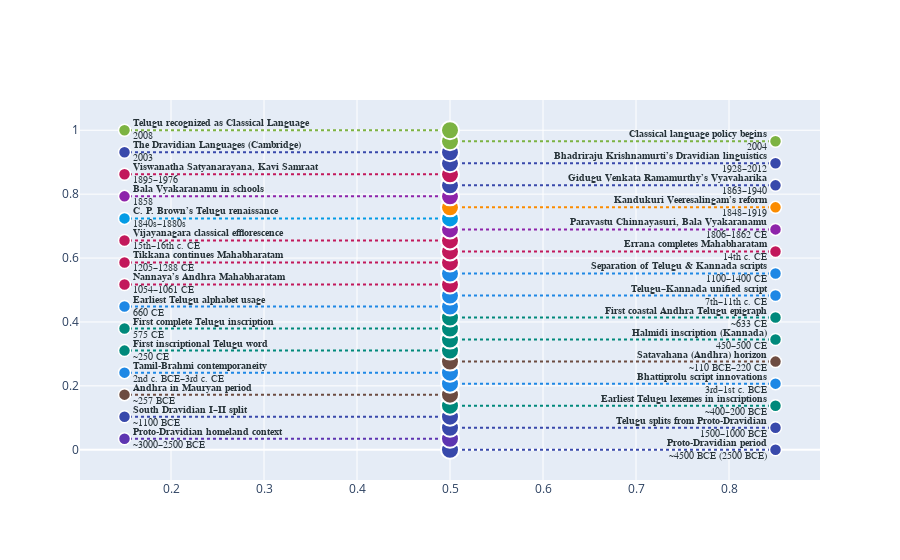

The notebook cell this image was saved under:
### Code cell
# 5. Label markers (compact display, HOVER for details)
fig.add_trace(go.Scatter(
    x=df["x_label"], y=df["y_pos"],
    mode='markers+text',
    marker=dict(size=12, color=df["color"], 
                line=dict(color='white', width=1.5)),
    text=df["display_text"],
    textposition=['middle left' if s > 0 else 'middle right' for s in df["side"]],
    textfont=dict(size=10, family='Arial', color='#263238'),
    hovertext=df["hover_text"],
    hovertemplate='%{hovertext}<extra></extra>',
    showlegend=False
))

### Figure 1 — Plotly figure (JSON) as saved in the notebook; plotly's stock layout.template omitted (floating-point values rounded to 4 significant figures)
{"data": [{"hoverinfo": "skip", "line": {"color": "#546e7a", "width": 4}, "mode": "lines", "showlegend": false, "type": "scatter", "x": [0.5, 0.5], "y": [0, 1]}, {"hoverinfo": "skip", "line": {"color": "#3949ab", "dash": "dot", "width": 2}, "mode": "lines", "showlegend": false, "type": "scatter", "x": [0.5, 0.85], "y": [0, 0]}, {"hoverinfo": "skip", "line": {"color": "#5e35b1", "dash": "dot", "width": 2}, "mode": "lines", "showlegend": false, "type": "scatter", "x": [0.5, 0.15], "y": [0.03448, 0.03448]}, {"hoverinfo": "skip", "line": {"color": "#3949ab", "dash": "dot", "width": 2}, "mode": "lines", "showlegend": false, "type": "scatter", "x": [0.5, 0.85], "y": [0.06897, 0.06897]}, {"hoverinfo": "skip", "line": {"color": "#3949ab", "dash": "dot", "width": 2}, "mode": "lines", "showlegend": false, "type": "scatter", "x": [0.5, 0.15], "y": [0.1034, 0.1034]}, {"hoverinfo": "skip", "line": {"color": "#00897b", "dash": "dot", "width": 2}, "mode": "lines", "showlegend": false, "type": "scatter", "x": [0.5, 0.85], "y": [0.1379, 0.1379]}, {"hoverinfo": "skip", "line": {"color": "#6d4c41", "dash": "dot", "width": 2}, "mode": "lines", "showlegend": false, "type": "scatter", "x": [0.5, 0.15], "y": [0.1724, 0.1724]}, {"hoverinfo": "skip", "line": {"color": "#1e88e5", "dash": "dot", "width": 2}, "mode": "lines", "showlegend": false, "type": "scatter", "x": [0.5, 0.85], "y": [0.2069, 0.2069]}, {"hoverinfo": "skip", "line": {"color": "#1e88e5", "dash": "dot", "width": 2}, "mode": "lines", "showlegend": false, "type": "scatter", "x": [0.5, 0.15], "y": [0.2414, 0.2414]}, {"hoverinfo": "skip", "line": {"color": "#6d4c41", "dash": "dot", "width": 2}, "mode": "lines", "showlegend": false, "type": "scatter", "x": [0.5, 0.85], "y": [0.2759, 0.2759]}, {"hoverinfo": "skip", "line": {"color": "#00897b", "dash": "dot", "width": 2}, "mode": "lines", "showlegend": false, "type": "scatter", "x": [0.5, 0.15], "y": [0.3103, 0.3103]}, {"hoverinfo": "skip", "line": {"color": "#00897b", "dash": "dot", "width": 2}, "mode": "lines", "showlegend": false, "type": "scatter", "x": [0.5, 0.85], "y": [0.3448, 0.3448]}, {"hoverinfo": "skip", "line": {"color": "#00897b", "dash": "dot", "width": 2}, "mode": "lines", "showlegend": false, "type": "scatter", "x": [0.5, 0.15], "y": [0.3793, 0.3793]}, {"hoverinfo": "skip", "line": {"color": "#00897b", "dash": "dot", "width": 2}, "mode": "lines", "showlegend": false, "type": "scatter", "x": [0.5, 0.85], "y": [0.4138, 0.4138]}, {"hoverinfo": "skip", "line": {"color": "#1e88e5", "dash": "dot", "width": 2}, "mode": "lines", "showlegend": false, "type": "scatter", "x": [0.5, 0.15], "y": [0.4483, 0.4483]}, {"hoverinfo": "skip", "line": {"color": "#1e88e5", "dash": "dot", "width": 2}, "mode": "lines", "showlegend": false, "type": "scatter", "x": [0.5, 0.85], "y": [0.4828, 0.4828]}, {"hoverinfo": "skip", "line": {"color": "#c2185b", "dash": "dot", "width": 2}, "mode": "lines", "showlegend": false, "type": "scatter", "x": [0.5, 0.15], "y": [0.5172, 0.5172]}, {"hoverinfo": "skip", "line": {"color": "#1e88e5", "dash": "dot", "width": 2}, "mode": "lines", "showlegend": false, "type": "scatter", "x": [0.5, 0.85], "y": [0.5517, 0.5517]}, {"hoverinfo": "skip", "line": {"color": "#c2185b", "dash": "dot", "width": 2}, "mode": "lines", "showlegend": false, "type": "scatter", "x": [0.5, 0.15], "y": [0.5862, 0.5862]}, {"hoverinfo": "skip", "line": {"color": "#c2185b", "dash": "dot", "width": 2}, "mode": "lines", "showlegend": false, "type": "scatter", "x": [0.5, 0.85], "y": [0.6207, 0.6207]}, {"hoverinfo": "skip", "line": {"color": "#c2185b", "dash": "dot", "width": 2}, "mode": "lines", "showlegend": false, "type": "scatter", "x": [0.5, 0.15], "y": [0.6552, 0.6552]}, {"hoverinfo": "skip", "line": {"color": "#8e24aa", "dash": "dot", "width": 2}, "mode": "lines", "showlegend": false, "type": "scatter", "x": [0.5, 0.85], "y": [0.6897, 0.6897]}, {"hoverinfo": "skip", "line": {"color": "#039be5", "dash": "dot", "width": 2}, "mode": "lines", "showlegend": false, "type": "scatter", "x": [0.5, 0.15], "y": [0.7241, 0.7241]}, {"hoverinfo": "skip", "line": {"color": "#fb8c00", "dash": "dot", "width": 2}, "mode": "lines", "showlegend": false, "type": "scatter", "x": [0.5, 0.85], "y": [0.7586, 0.7586]}, {"hoverinfo": "skip", "line": {"color": "#8e24aa", "dash": "dot", "width": 2}, "mode": "lines", "showlegend": false, "type": "scatter", "x": [0.5, 0.15], "y": [0.7931, 0.7931]}, {"hoverinfo": "skip", "line": {"color": "#3949ab", "dash": "dot", "width": 2}, "mode": "lines", "showlegend": false, "type": "scatter", "x": [0.5, 0.85], "y": [0.8276, 0.8276]}, {"hoverinfo": "skip", "line": {"color": "#c2185b", "dash": "dot", "width": 2}, "mode": "lines", "showlegend": false, "type": "scatter", "x": [0.5, 0.15], "y": [0.8621, 0.8621]}, {"hoverinfo": "skip", "line": {"color": "#3949ab", "dash": "dot", "width": 2}, "mode": "lines", "showlegend": false, "type": "scatter", "x": [0.5, 0.85], "y": [0.8966, 0.8966]}, {"hoverinfo": "skip", "line": {"color": "#3949ab", "dash": "dot", "width": 2}, "mode": "lines", "showlegend": false, "type": "scatter", "x": [0.5, 0.15], "y": [0.931, 0.931]}, {"hoverinfo": "skip", "line": {"color": "#7cb342", "dash": "dot", "width": 2}, "mode": "lines", "showlegend": false, "type": "scatter", "x": [0.5, 0.85], "y": [0.9655, 0.9655]}, {"hoverinfo": "skip", "line": {"color": "#7cb342", "dash": "dot", "width": 2}, "mode": "lines", "showlegend": false, "type": "scatter", "x": [0.5, 0.15], "y": [1, 1]}, {"hovertemplate": "%{text}<extra></extra>", "marker": {"color": ["#3949ab", "#5e35b1", "#3949ab", "#3949ab", "#00897b", "#6d4c41", "#1e88e5", "#1e88e5", "#6d4c41", "#00897b", "#00897b", "#00897b", "#00897b", "#1e88e5", "#1e88e5", "#c2185b", "#1e88e5", "#c2185b", "#c2185b", "#c2185b", "#8e24aa", "#039be5", "#fb8c00", "#8e24aa", "#3949ab", "#c2185b", "#3949ab", "#3949ab", "#7cb342", "#7cb342"], "line": {"color": "white", "width": 2}, "size": 18}, "mode": "markers", "showlegend": false, "text": ["<b>Proto-Dravidian period</b><br><b>Period:</b> ~4500 BCE (2500 BCE)<br><b>Category:</b> Linguistics<br><br><b>Evidence:</b><br>Bayesian phylogenetics; comparative-historical linguistics<br><br><b>Description:</b><br>Proto-Dravidian dated to ~4,500 years before present; linguistic reconstruction anchors Dravidian family origins.<br><br><b>References:</b> [web:240][web:251][web:187][web:184]", "<b>Proto-Dravidian homeland context</b><br><b>Period:</b> ~3000–2500 BCE<br><b>Category:</b> Archaeology<br><br><b>Evidence:</b><br>Archaeolinguistics; cultural lexicon (agriculture, metallurgy, ecology)<br><br><b>Description:</b><br>Lexical reconstructions imply Southern Neolithic cultural ecology in peninsular India.<br><br><b>References:</b> [web:184][web:187]", "<b>Telugu splits from Proto-Dravidian</b><br><b>Period:</b> 1500–1000 BCE<br><b>Category:</b> Linguistics<br><br><b>Evidence:</b><br>Comparative phonological reconstruction; family tree topology<br><br><b>Description:</b><br>Telugu diverges as South-Central Dravidian branch, distinct from Tamil branch.<br><br><b>References:</b> [web:240][web:251]", "<b>South Dravidian I–II split</b><br><b>Period:</b> ~1100 BCE<br><b>Category:</b> Linguistics<br><br><b>Evidence:</b><br>Phylogenetic dating; subgroup innovations<br><br><b>Description:</b><br>South Dravidian split (~1100 BCE) separates Telugu lineage from South Dravidian I (e.g., Tamil).<br><br><b>References:</b> [web:240][web:251]", "<b>Earliest Telugu lexemes in inscriptions</b><br><b>Period:</b> ~400–200 BCE<br><b>Category:</b> Epigraphy<br><br><b>Evidence:</b><br>Bhattiprolu casket inscriptions; paleographic analysis<br><br><b>Description:</b><br>Prakrit inscriptions in the Andhra region include Telugu words; Dravidian-oriented letter forms emerge.<br><br><b>References:</b> [web:179][web:183][web:18][web:69]", "<b>Andhra in Mauryan period</b><br><b>Period:</b> ~257 BCE<br><b>Category:</b> History<br><br><b>Evidence:</b><br>Classical references; regional historiography<br><br><b>Description:</b><br>‘Andhra’ appears as a regional-linguistic identity during/near Mauryan horizons.<br><br><b>References:</b> [web:184][web:190]", "<b>Bhattiprolu script innovations</b><br><b>Period:</b> 3rd–1st c. BCE<br><b>Category:</b> Script<br><br><b>Evidence:</b><br>Paleography; structural features (inherent vowel discarded; distinct glyphs)<br><br><b>Description:</b><br>Brahmi variant adapted for Dravidian phonology; inscriptions are in Prakrit though letterforms suit Dravidian.<br><br><b>References:</b> [web:2][web:18][web:69]", "<b>Tamil-Brahmi contemporaneity</b><br><b>Period:</b> 2nd c. BCE–3rd c. CE<br><b>Category:</b> Script<br><br><b>Evidence:</b><br>Southern Brahmi adaptations; Dravidian morphophonology in script<br><br><b>Description:</b><br>Parallel southern Brahmi stream evidences Dravidian-motivated orthographic reforms.<br><br><b>References:</b> [web:137]", "<b>Satavahana (Andhra) horizon</b><br><b>Period:</b> ~110 BCE–220 CE<br><b>Category:</b> History<br><br><b>Evidence:</b><br>Epigraphy and coinage; Purāṇic notice<br><br><b>Description:</b><br>Satavahanas identified as ‘Andhra’; inscriptions largely in Prakrit amidst Telugu-speaking substrate.<br><br><b>References:</b> [web:305][web:308][web:310]", "<b>First inscriptional Telugu word</b><br><b>Period:</b> ~250 CE<br><b>Category:</b> Epigraphy<br><br><b>Evidence:</b><br>Nagarjunakonda/Amaravati sphere; lexeme ‘Nagabu’ attested<br><br><b>Description:</b><br>Early Telugu lexeme in stone records marks transition to identifiable Telugu within inscriptions.<br><br><b>References:</b> [web:188][web:315]", "<b>Halmidi inscription (Kannada)</b><br><b>Period:</b> 450–500 CE<br><b>Category:</b> Epigraphy<br><br><b>Evidence:</b><br>Kadamba script; earliest Kannada-language epigraph<br><br><b>Description:</b><br>Demonstrates the early South-Western script continuum related to later Telugu-Kannada developments.<br><br><b>References:</b> [web:103][web:105][web:109]", "<b>First complete Telugu inscription</b><br><b>Period:</b> 575 CE<br><b>Category:</b> Epigraphy<br><br><b>Evidence:</b><br>Renati Chola records (Kadapa region)<br><br><b>Description:</b><br>Telugu becomes an administrative inscriptional language with full syntactic deployment.<br><br><b>References:</b> [web:104][web:180][web:188][web:110]", "<b>First coastal Andhra Telugu epigraph</b><br><b>Period:</b> ~633 CE<br><b>Category:</b> Epigraphy<br><br><b>Evidence:</b><br>Early Āndhradeśa corpus survey<br><br><b>Description:</b><br>Geographical expansion of written Telugu into coastal tracts is epigraphically visible.<br><br><b>References:</b> [web:183]", "<b>Earliest Telugu alphabet usage</b><br><b>Period:</b> 660 CE<br><b>Category:</b> Script<br><br><b>Evidence:</b><br>Vikramaditya I inscription; Sanskrit in Telugu-Kannada script<br><br><b>Description:</b><br>Shows early deployment of Telugu-Kannada glyph forms for writing non-Telugu language content.<br><br><b>References:</b> [web:186]", "<b>Telugu–Kannada unified script</b><br><b>Period:</b> 7th–11th c. CE<br><b>Category:</b> Script<br><br><b>Evidence:</b><br>Kadamba → Telugu-Kannada continuum; Eastern Chalukya diffusion<br><br><b>Description:</b><br>Shared akshara system serves both languages for several centuries before stylistic divergence.<br><br><b>References:</b> [web:21][web:42][web:49][web:85]", "<b>Nannaya’s Andhra Mahabharatam</b><br><b>Period:</b> 1054–1061 CE<br><b>Category:</b> Literature<br><br><b>Evidence:</b><br>Court patronage (Raja Raja Narendra); early champu style<br><br><b>Description:</b><br>Adi Kavi Nannaya inaugurates classical Telugu literature and codifies literary register.<br><br><b>References:</b> [web:215][web:222][web:224][web:212]", "<b>Separation of Telugu & Kannada scripts</b><br><b>Period:</b> 1100–1400 CE<br><b>Category:</b> Script<br><br><b>Evidence:</b><br>Paleographic drift; regional styles<br><br><b>Description:</b><br>Unified Telugu–Kannada script differentiates into distinct modern trajectories over three centuries.<br><br><b>References:</b> [web:21][web:85][web:87]", "<b>Tikkana continues Mahabharatam</b><br><b>Period:</b> 1205–1288 CE<br><b>Category:</b> Literature<br><br><b>Evidence:</b><br>Kakatiya-era literary expansion; Ubhaya Kavi Mitrudu<br><br><b>Description:</b><br>Translates 15 later parvas, sustaining high classical style and literary continuity.<br><br><b>References:</b> [web:213][web:216][web:219]", "<b>Errana completes Mahabharatam</b><br><b>Period:</b> 14th c. CE<br><b>Category:</b> Literature<br><br><b>Evidence:</b><br>Completion of Aranya Parvam remainder<br><br><b>Description:</b><br>Kavitrayam’s 300-year project defines Telugu classicism and autonomous literary identity.<br><br><b>References:</b> [web:222]", "<b>Vijayanagara classical efflorescence</b><br><b>Period:</b> 15th–16th c. CE<br><b>Category:</b> Literature<br><br><b>Evidence:</b><br>Ashtadiggajas; Peddana’s Manucharitramu<br><br><b>Description:</b><br>Telugu reaches classical zenith at imperial court with ornate prabandha tradition.<br><br><b>References:</b> [web:220][web:214][web:226]", "<b>Paravastu Chinnayasuri, Bala Vyakaranamu</b><br><b>Period:</b> 1806–1862 CE<br><b>Category:</b> Grammar<br><br><b>Evidence:</b><br>Paninian framing of Telugu; prescriptive codification<br><br><b>Description:</b><br>Standardizes Grandhika register and pedagogy; entrenches diglossia with Vyavaharika.<br><br><b>References:</b> [web:247][web:253][web:250]", "<b>C. P. Brown’s Telugu renaissance</b><br><b>Period:</b> 1840s–1880s<br><b>Category:</b> Lexicography<br><br><b>Evidence:</b><br>Dictionaries; manuscript rescue; critical editions<br><br><b>Description:</b><br>Systematic preservation and lexicographic standards prevent severe loss of classical corpus.<br><br><b>References:</b> [web:276][web:285][web:288]", "<b>Kandukuri Veeresalingam’s reform</b><br><b>Period:</b> 1848–1919<br><b>Category:</b> Modernity<br><br><b>Evidence:</b><br>First Telugu novel; widow remarriage; journals<br><br><b>Description:</b><br>Harnesses Telugu for social reform, women’s education, and modern prose.<br><br><b>References:</b> [web:277][web:283][web:289][web:274]", "<b>Bala Vyakaranamu in schools</b><br><b>Period:</b> 1858<br><b>Category:</b> Grammar<br><br><b>Evidence:</b><br>Educational standardization of prescriptive grammar<br><br><b>Description:</b><br>Codified norms pervade curricula, shaping prose and formal instruction.<br><br><b>References:</b> [web:250][web:247]", "<b>Gidugu Venkata Ramamurthy’s Vyavaharika</b><br><b>Period:</b> 1863–1940<br><b>Category:</b> Linguistics<br><br><b>Evidence:</b><br>Colloquial advocacy; Savara linguistics<br><br><b>Description:</b><br>Establishes linguistic democracy prioritizing spoken Telugu; August 29 observed as Telugu Language Day.<br><br><b>References:</b> [web:252][web:246][web:249][web:255]", "<b>Viswanatha Satyanarayana, Kavi Samraat</b><br><b>Period:</b> 1895–1976<br><b>Category:</b> Literature<br><br><b>Evidence:</b><br>Jnanpith 1970; classical meters in modern oeuvre<br><br><b>Description:</b><br>Demonstrates modern classical mastery with vast, genre-spanning contributions.<br><br><b>References:</b> [web:278][web:272][web:284]", "<b>Bhadriraju Krishnamurti’s Dravidian linguistics</b><br><b>Period:</b> 1928–2012<br><b>Category:</b> Linguistics<br><br><b>Evidence:</b><br>Telugu Verbal Bases (1961); The Dravidian Languages (2003)<br><br><b>Description:</b><br>Indigenous scholar synthesizes insider knowledge with rigorous comparative method.<br><br><b>References:</b> [web:245][web:251][web:263][web:232]", "<b>The Dravidian Languages (Cambridge)</b><br><b>Period:</b> 2003<br><b>Category:</b> Linguistics<br><br><b>Evidence:</b><br>Comprehensive synthesis; standard reference<br><br><b>Description:</b><br>Definitive framework for Dravidian comparative linguistics and Telugu’s place within it.<br><br><b>References:</b> [web:251][web:263]", "<b>Classical language policy begins</b><br><b>Period:</b> 2004<br><b>Category:</b> Policy<br><br><b>Evidence:</b><br>Government criteria; expert committee<br><br><b>Description:</b><br>Criteria codified for classical status; Tamil designated first under policy.<br><br><b>References:</b> [web:309][web:312]", "<b>Telugu recognized as Classical Language</b><br><b>Period:</b> 2008<br><b>Category:</b> Policy<br><br><b>Evidence:</b><br>Government notification; legal scrutiny later upheld<br><br><b>Description:</b><br>Documentation on antiquity, independent literature, and continuity secures classical status.<br><br><b>References:</b> [web:307][web:309][web:312][web:314]"], "type": "scatter", "x": [0.5, 0.5, 0.5, 0.5, 0.5, 0.5, 0.5, 0.5, 0.5, 0.5, 0.5, 0.5, 0.5, 0.5, 0.5, 0.5, 0.5, 0.5, 0.5, 0.5, 0.5, 0.5, 0.5, 0.5, 0.5, 0.5, 0.5, 0.5, 0.5, 0.5], "y": [0.0, 0.03448, 0.06897, 0.1034, 0.1379, 0.1724, 0.2069, 0.2414, 0.2759, 0.3103, 0.3448, 0.3793, 0.4138, 0.4483, 0.4828, 0.5172, 0.5517, 0.5862, 0.6207, 0.6552, 0.6897, 0.7241, 0.7586, 0.7931, 0.8276, 0.8621, 0.8966, 0.931, 0.9655, 1.0]}, {"hovertemplate": "%{hovertext}<extra></extra>", "hovertext": ["<b>Proto-Dravidian period</b><br><b>Period:</b> ~4500 BCE (2500 BCE)<br><b>Category:</b> Linguistics<br><br><b>Evidence:</b><br>Bayesian phylogenetics; comparative-historical linguistics<br><br><b>Description:</b><br>Proto-Dravidian dated to ~4,500 years before present; linguistic reconstruction anchors Dravidian family origins.<br><br><b>References:</b> [web:240][web:251][web:187][web:184]", "<b>Proto-Dravidian homeland context</b><br><b>Period:</b> ~3000–2500 BCE<br><b>Category:</b> Archaeology<br><br><b>Evidence:</b><br>Archaeolinguistics; cultural lexicon (agriculture, metallurgy, ecology)<br><br><b>Description:</b><br>Lexical reconstructions imply Southern Neolithic cultural ecology in peninsular India.<br><br><b>References:</b> [web:184][web:187]", "<b>Telugu splits from Proto-Dravidian</b><br><b>Period:</b> 1500–1000 BCE<br><b>Category:</b> Linguistics<br><br><b>Evidence:</b><br>Comparative phonological reconstruction; family tree topology<br><br><b>Description:</b><br>Telugu diverges as South-Central Dravidian branch, distinct from Tamil branch.<br><br><b>References:</b> [web:240][web:251]", "<b>South Dravidian I–II split</b><br><b>Period:</b> ~1100 BCE<br><b>Category:</b> Linguistics<br><br><b>Evidence:</b><br>Phylogenetic dating; subgroup innovations<br><br><b>Description:</b><br>South Dravidian split (~1100 BCE) separates Telugu lineage from South Dravidian I (e.g., Tamil).<br><br><b>References:</b> [web:240][web:251]", "<b>Earliest Telugu lexemes in inscriptions</b><br><b>Period:</b> ~400–200 BCE<br><b>Category:</b> Epigraphy<br><br><b>Evidence:</b><br>Bhattiprolu casket inscriptions; paleographic analysis<br><br><b>Description:</b><br>Prakrit inscriptions in the Andhra region include Telugu words; Dravidian-oriented letter forms emerge.<br><br><b>References:</b> [web:179][web:183][web:18][web:69]", "<b>Andhra in Mauryan period</b><br><b>Period:</b> ~257 BCE<br><b>Category:</b> History<br><br><b>Evidence:</b><br>Classical references; regional historiography<br><br><b>Description:</b><br>‘Andhra’ appears as a regional-linguistic identity during/near Mauryan horizons.<br><br><b>References:</b> [web:184][web:190]", "<b>Bhattiprolu script innovations</b><br><b>Period:</b> 3rd–1st c. BCE<br><b>Category:</b> Script<br><br><b>Evidence:</b><br>Paleography; structural features (inherent vowel discarded; distinct glyphs)<br><br><b>Description:</b><br>Brahmi variant adapted for Dravidian phonology; inscriptions are in Prakrit though letterforms suit Dravidian.<br><br><b>References:</b> [web:2][web:18][web:69]", "<b>Tamil-Brahmi contemporaneity</b><br><b>Period:</b> 2nd c. BCE–3rd c. CE<br><b>Category:</b> Script<br><br><b>Evidence:</b><br>Southern Brahmi adaptations; Dravidian morphophonology in script<br><br><b>Description:</b><br>Parallel southern Brahmi stream evidences Dravidian-motivated orthographic reforms.<br><br><b>References:</b> [web:137]", "<b>Satavahana (Andhra) horizon</b><br><b>Period:</b> ~110 BCE–220 CE<br><b>Category:</b> History<br><br><b>Evidence:</b><br>Epigraphy and coinage; Purāṇic notice<br><br><b>Description:</b><br>Satavahanas identified as ‘Andhra’; inscriptions largely in Prakrit amidst Telugu-speaking substrate.<br><br><b>References:</b> [web:305][web:308][web:310]", "<b>First inscriptional Telugu word</b><br><b>Period:</b> ~250 CE<br><b>Category:</b> Epigraphy<br><br><b>Evidence:</b><br>Nagarjunakonda/Amaravati sphere; lexeme ‘Nagabu’ attested<br><br><b>Description:</b><br>Early Telugu lexeme in stone records marks transition to identifiable Telugu within inscriptions.<br><br><b>References:</b> [web:188][web:315]", "<b>Halmidi inscription (Kannada)</b><br><b>Period:</b> 450–500 CE<br><b>Category:</b> Epigraphy<br><br><b>Evidence:</b><br>Kadamba script; earliest Kannada-language epigraph<br><br><b>Description:</b><br>Demonstrates the early South-Western script continuum related to later Telugu-Kannada developments.<br><br><b>References:</b> [web:103][web:105][web:109]", "<b>First complete Telugu inscription</b><br><b>Period:</b> 575 CE<br><b>Category:</b> Epigraphy<br><br><b>Evidence:</b><br>Renati Chola records (Kadapa region)<br><br><b>Description:</b><br>Telugu becomes an administrative inscriptional language with full syntactic deployment.<br><br><b>References:</b> [web:104][web:180][web:188][web:110]", "<b>First coastal Andhra Telugu epigraph</b><br><b>Period:</b> ~633 CE<br><b>Category:</b> Epigraphy<br><br><b>Evidence:</b><br>Early Āndhradeśa corpus survey<br><br><b>Description:</b><br>Geographical expansion of written Telugu into coastal tracts is epigraphically visible.<br><br><b>References:</b> [web:183]", "<b>Earliest Telugu alphabet usage</b><br><b>Period:</b> 660 CE<br><b>Category:</b> Script<br><br><b>Evidence:</b><br>Vikramaditya I inscription; Sanskrit in Telugu-Kannada script<br><br><b>Description:</b><br>Shows early deployment of Telugu-Kannada glyph forms for writing non-Telugu language content.<br><br><b>References:</b> [web:186]", "<b>Telugu–Kannada unified script</b><br><b>Period:</b> 7th–11th c. CE<br><b>Category:</b> Script<br><br><b>Evidence:</b><br>Kadamba → Telugu-Kannada continuum; Eastern Chalukya diffusion<br><br><b>Description:</b><br>Shared akshara system serves both languages for several centuries before stylistic divergence.<br><br><b>References:</b> [web:21][web:42][web:49][web:85]", "<b>Nannaya’s Andhra Mahabharatam</b><br><b>Period:</b> 1054–1061 CE<br><b>Category:</b> Literature<br><br><b>Evidence:</b><br>Court patronage (Raja Raja Narendra); early champu style<br><br><b>Description:</b><br>Adi Kavi Nannaya inaugurates classical Telugu literature and codifies literary register.<br><br><b>References:</b> [web:215][web:222][web:224][web:212]", "<b>Separation of Telugu & Kannada scripts</b><br><b>Period:</b> 1100–1400 CE<br><b>Category:</b> Script<br><br><b>Evidence:</b><br>Paleographic drift; regional styles<br><br><b>Description:</b><br>Unified Telugu–Kannada script differentiates into distinct modern trajectories over three centuries.<br><br><b>References:</b> [web:21][web:85][web:87]", "<b>Tikkana continues Mahabharatam</b><br><b>Period:</b> 1205–1288 CE<br><b>Category:</b> Literature<br><br><b>Evidence:</b><br>Kakatiya-era literary expansion; Ubhaya Kavi Mitrudu<br><br><b>Description:</b><br>Translates 15 later parvas, sustaining high classical style and literary continuity.<br><br><b>References:</b> [web:213][web:216][web:219]", "<b>Errana completes Mahabharatam</b><br><b>Period:</b> 14th c. CE<br><b>Category:</b> Literature<br><br><b>Evidence:</b><br>Completion of Aranya Parvam remainder<br><br><b>Description:</b><br>Kavitrayam’s 300-year project defines Telugu classicism and autonomous literary identity.<br><br><b>References:</b> [web:222]", "<b>Vijayanagara classical efflorescence</b><br><b>Period:</b> 15th–16th c. CE<br><b>Category:</b> Literature<br><br><b>Evidence:</b><br>Ashtadiggajas; Peddana’s Manucharitramu<br><br><b>Description:</b><br>Telugu reaches classical zenith at imperial court with ornate prabandha tradition.<br><br><b>References:</b> [web:220][web:214][web:226]", "<b>Paravastu Chinnayasuri, Bala Vyakaranamu</b><br><b>Period:</b> 1806–1862 CE<br><b>Category:</b> Grammar<br><br><b>Evidence:</b><br>Paninian framing of Telugu; prescriptive codification<br><br><b>Description:</b><br>Standardizes Grandhika register and pedagogy; entrenches diglossia with Vyavaharika.<br><br><b>References:</b> [web:247][web:253][web:250]", "<b>C. P. Brown’s Telugu renaissance</b><br><b>Period:</b> 1840s–1880s<br><b>Category:</b> Lexicography<br><br><b>Evidence:</b><br>Dictionaries; manuscript rescue; critical editions<br><br><b>Description:</b><br>Systematic preservation and lexicographic standards prevent severe loss of classical corpus.<br><br><b>References:</b> [web:276][web:285][web:288]", "<b>Kandukuri Veeresalingam’s reform</b><br><b>Period:</b> 1848–1919<br><b>Category:</b> Modernity<br><br><b>Evidence:</b><br>First Telugu novel; widow remarriage; journals<br><br><b>Description:</b><br>Harnesses Telugu for social reform, women’s education, and modern prose.<br><br><b>References:</b> [web:277][web:283][web:289][web:274]", "<b>Bala Vyakaranamu in schools</b><br><b>Period:</b> 1858<br><b>Category:</b> Grammar<br><br><b>Evidence:</b><br>Educational standardization of prescriptive grammar<br><br><b>Description:</b><br>Codified norms pervade curricula, shaping prose and formal instruction.<br><br><b>References:</b> [web:250][web:247]", "<b>Gidugu Venkata Ramamurthy’s Vyavaharika</b><br><b>Period:</b> 1863–1940<br><b>Category:</b> Linguistics<br><br><b>Evidence:</b><br>Colloquial advocacy; Savara linguistics<br><br><b>Description:</b><br>Establishes linguistic democracy prioritizing spoken Telugu; August 29 observed as Telugu Language Day.<br><br><b>References:</b> [web:252][web:246][web:249][web:255]", "<b>Viswanatha Satyanarayana, Kavi Samraat</b><br><b>Period:</b> 1895–1976<br><b>Category:</b> Literature<br><br><b>Evidence:</b><br>Jnanpith 1970; classical meters in modern oeuvre<br><br><b>Description:</b><br>Demonstrates modern classical mastery with vast, genre-spanning contributions.<br><br><b>References:</b> [web:278][web:272][web:284]", "<b>Bhadriraju Krishnamurti’s Dravidian linguistics</b><br><b>Period:</b> 1928–2012<br><b>Category:</b> Linguistics<br><br><b>Evidence:</b><br>Telugu Verbal Bases (1961); The Dravidian Languages (2003)<br><br><b>Description:</b><br>Indigenous scholar synthesizes insider knowledge with rigorous comparative method.<br><br><b>References:</b> [web:245][web:251][web:263][web:232]", "<b>The Dravidian Languages (Cambridge)</b><br><b>Period:</b> 2003<br><b>Category:</b> Linguistics<br><br><b>Evidence:</b><br>Comprehensive synthesis; standard reference<br><br><b>Description:</b><br>Definitive framework for Dravidian comparative linguistics and Telugu’s place within it.<br><br><b>References:</b> [web:251][web:263]", "<b>Classical language policy begins</b><br><b>Period:</b> 2004<br><b>Category:</b> Policy<br><br><b>Evidence:</b><br>Government criteria; expert committee<br><br><b>Description:</b><br>Criteria codified for classical status; Tamil designated first under policy.<br><br><b>References:</b> [web:309][web:312]", "<b>Telugu recognized as Classical Language</b><br><b>Period:</b> 2008<br><b>Category:</b> Policy<br><br><b>Evidence:</b><br>Government notification; legal scrutiny later upheld<br><br><b>Description:</b><br>Documentation on antiquity, independent literature, and continuity secures classical status.<br><br><b>References:</b> [web:307][web:309][web:312][web:314]"], "marker": {"color": ["#3949ab", "#5e35b1", "#3949ab", "#3949ab", "#00897b", "#6d4c41", "#1e88e5", "#1e88e5", "#6d4c41", "#00897b", "#00897b", "#00897b", "#00897b", "#1e88e5", "#1e88e5", "#c2185b", "#1e88e5", "#c2185b", "#c2185b", "#c2185b", "#8e24aa", "#039be5", "#fb8c00", "#8e24aa", "#3949ab", "#c2185b", "#3949ab", "#3949ab", "#7cb342", "#7cb342"], "line": {"color": "white", "width": 1.5}, "size": 12}, "mode": "markers+text", "showlegend": false, "text": ["<b>Proto-Dravidian period</b><br>~4500 BCE (2500 BCE)", "<b>Proto-Dravidian homeland context</b><br>~3000–2500 BCE", "<b>Telugu splits from Proto-Dravidian</b><br>1500–1000 BCE", "<b>South Dravidian I–II split</b><br>~1100 BCE", "<b>Earliest Telugu lexemes in inscriptions</b><br>~400–200 BCE", "<b>Andhra in Mauryan period</b><br>~257 BCE", "<b>Bhattiprolu script innovations</b><br>3rd–1st c. BCE", "<b>Tamil-Brahmi contemporaneity</b><br>2nd c. BCE–3rd c. CE", "<b>Satavahana (Andhra) horizon</b><br>~110 BCE–220 CE", "<b>First inscriptional Telugu word</b><br>~250 CE", "<b>Halmidi inscription (Kannada)</b><br>450–500 CE", "<b>First complete Telugu inscription</b><br>575 CE", "<b>First coastal Andhra Telugu epigraph</b><br>~633 CE", "<b>Earliest Telugu alphabet usage</b><br>660 CE", "<b>Telugu–Kannada unified script</b><br>7th–11th c. CE", "<b>Nannaya’s Andhra Mahabharatam</b><br>1054–1061 CE", "<b>Separation of Telugu & Kannada scripts</b><br>1100–1400 CE", "<b>Tikkana continues Mahabharatam</b><br>1205–1288 CE", "<b>Errana completes Mahabharatam</b><br>14th c. CE", "<b>Vijayanagara classical efflorescence</b><br>15th–16th c. CE", "<b>Paravastu Chinnayasuri, Bala Vyakaranamu</b><br>1806–1862 CE", "<b>C. P. Brown’s Telugu renaissance</b><br>1840s–1880s", "<b>Kandukuri Veeresalingam’s reform</b><br>1848–1919", "<b>Bala Vyakaranamu in schools</b><br>1858", "<b>Gidugu Venkata Ramamurthy’s Vyavaharika</b><br>1863–1940", "<b>Viswanatha Satyanarayana, Kavi Samraat</b><br>1895–1976", "<b>Bhadriraju Krishnamurti’s Dravidian linguistics</b><br>1928–2012", "<b>The Dravidian Languages (Cambridge)</b><br>2003", "<b>Classical language policy begins</b><br>2004", "<b>Telugu recognized as Classical Language</b><br>2008"], "textfont": {"color": "#263238", "family": "Arial", "size": 10}, "textposition": ["middle left", "middle right", "middle left", "middle right", "middle left", "middle right", "middle left", "middle right", "middle left", "middle right", "middle left", "middle right", "middle left", "middle right", "middle left", "middle right", "middle left", "middle right", "middle left", "middle right", "middle left", "middle right", "middle left", "middle right", "middle left", "middle right", "middle left", "middle right", "middle left", "middle right"], "type": "scatter", "x": [0.85, 0.15, 0.85, 0.15, 0.85, 0.15, 0.85, 0.15, 0.85, 0.15, 0.85, 0.15, 0.85, 0.15, 0.85, 0.15, 0.85, 0.15, 0.85, 0.15, 0.85, 0.15, 0.85, 0.15, 0.85, 0.15, 0.85, 0.15, 0.85, 0.15], "y": [0.0, 0.03448, 0.06897, 0.1034, 0.1379, 0.1724, 0.2069, 0.2414, 0.2759, 0.3103, 0.3448, 0.3793, 0.4138, 0.4483, 0.4828, 0.5172, 0.5517, 0.5862, 0.6207, 0.6552, 0.6897, 0.7241, 0.7586, 0.7931, 0.8276, 0.8621, 0.8966, 0.931, 0.9655, 1.0]}], "layout": {}}
